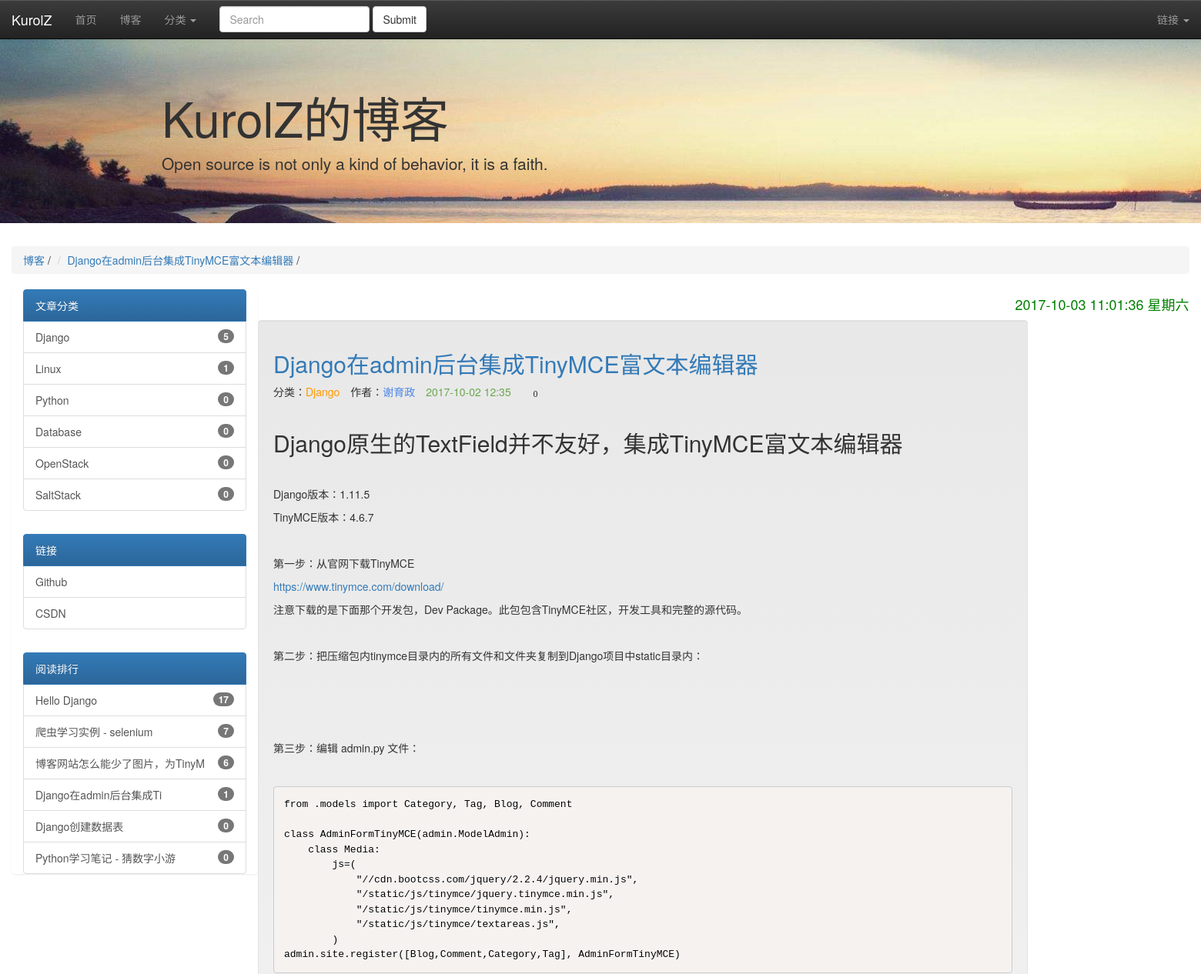
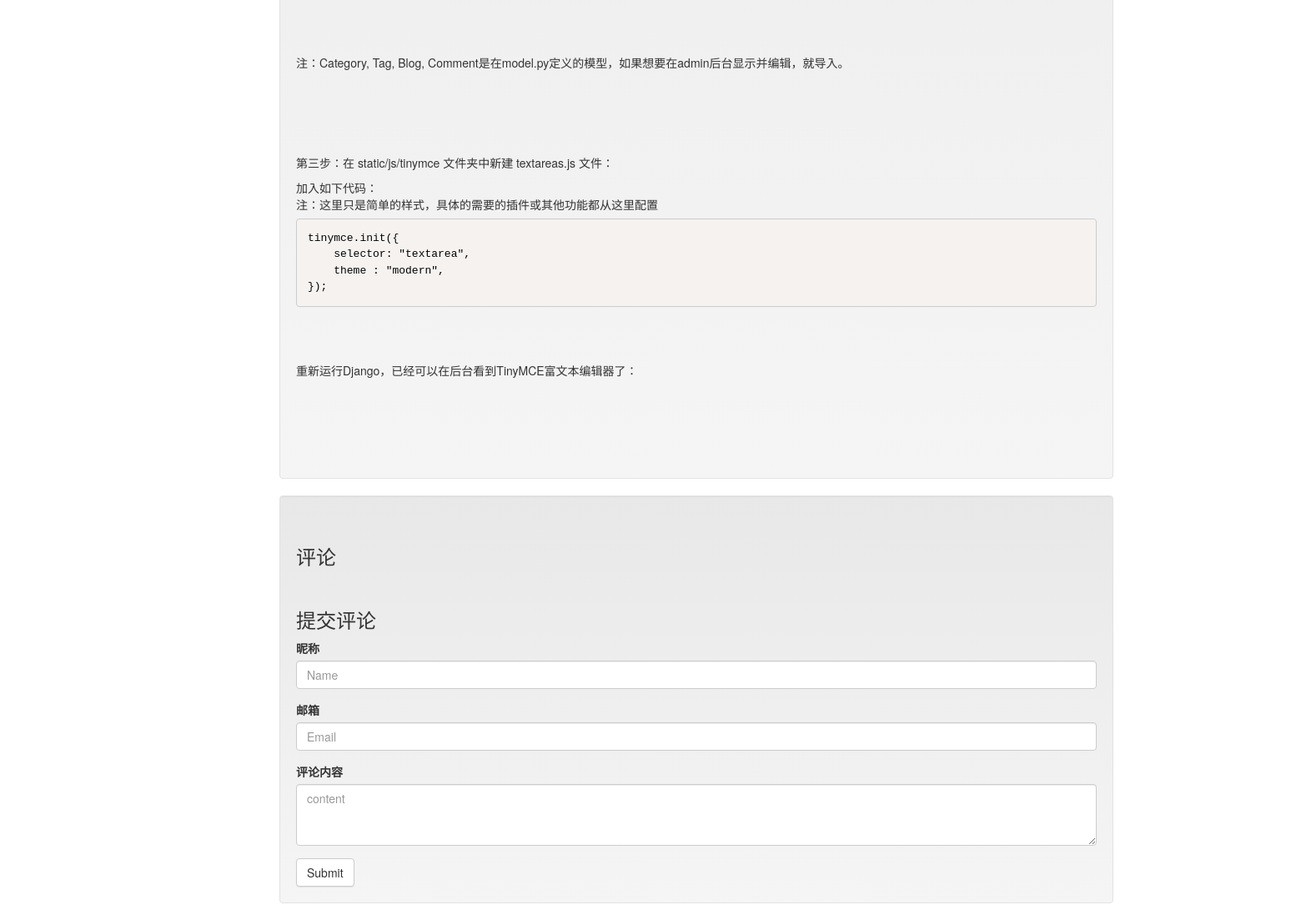
Screenshot of /detail/9/ with the database file from the repository (2 pictures, top to bottom).
### XYZblog/models.py (models this page shows, shortened)
class Blog(models.Model):
    title = models.CharField('标题', max_length=32)
    author = models.CharField('作者', max_length=16)
    description = models.CharField('描述', max_length=200)
    content = models.TextField(blank=True, null=True,verbose_name="正文")
    created = models.DateTimeField('发布时间', auto_now_add=True)
    category = models.ForeignKey(Category, verbose_name='分类')
    tags = models.ManyToManyField(Tag, verbose_name='标签')
    browser = models.IntegerField('浏览量',editable=False,default=0)

class Category(models.Model):
    name = models.CharField('名称', max_length=16)

### XYZblog/views.py (the view)
# urls.py: url(r'^detail/(\d+)/$',views.get_detail,name='blog_get_detail'),
def get_detail(request, blog_id):
    try:
        blog = Blog.objects.get(id=blog_id)
    except Blog.DoesNotExist:
        raise Http404
    if request.method == 'GET':
        addbrowser = Blog.objects.get(id=blog_id)
        addbrowser.browser += 1
        addbrowser.save()
        form = CommentForm()
    else:
        form = CommentForm(request.POST)
        if form.is_valid():
            cleaned_data = form.cleaned_data
            cleaned_data['blog'] = blog
            Comment.objects.create(**cleaned_data)
    blog_comments = {
        'read_rank' : Blog.objects.all().order_by("-browser")[:10], # 获取阅读排行榜
        'class_blognum': Blog.objects.raw(
            'SELECT p.id,p.name,COUNT(s.category_id) as count FROM XYZblog_category AS p LEFT JOIN XYZblog_blog AS s ON s.category_id = p.id GROUP BY p.id;'),
        'blog': blog,
        'comments': blog.comment_set.all().order_by('-created'),
        'form': form
    }
    return render(request, 'blog_detail.html', blog_comments)

### XYZblog/forms.py
class CommentForm(forms.Form):
    name = forms.CharField(label='昵称', max_length=16, error_messages={
        'required': '请填写您的称呼',
        'max_length': '称呼太长'
    },widget=forms.TextInput(attrs={'class': 'form-control','id': 'exampleInputName','placeholder':'Name'}))
    email = forms.EmailField(label='邮箱', error_messages={
        'required': '请填写您的邮箱',
        'invalid': '邮箱格式不正确'
    },widget=forms.TextInput(attrs={'class': 'form-control','id': 'exampleInputEmail1','type':'email','placeholder':'Email'}))
    content = forms.CharField(label='评论内容', error_messages={
        'required': '请填写您的评论内容',
        'max_length': '评论内容太长'
    },widget=forms.Textarea(attrs={'class': 'form-control','id': 'exampleInputContent','placeholder':'content','rows':'3'}))

### XYZblog/templates/blog_detail.html (shortened to what this page needs)
<!DOCTYPE html>
<html lang="en">
<head>
    {% include "header.html" %}
</head>
<body>
<div class="container-fluid">
    <div class="row-fluid">
        <div class="header">
            <ul class="breadcrumb">
                <li><a href="{% url 'blog_get_blogs' %}">博客</a> <span class="divider">/</span></li>
                <li><a href="{% url 'blog_get_detail' blog.id %}">{{ blog.title }}</a> <span class="divider">/</span></li>
            </ul>
        </div>
    <div class="datetime" style="width: 16.77%; float: right">
{% include  "datetime.html" %}
</div>
 {% include "left.html" %}
    <div class="blogandcomment" style="width: 65.33%; float: left">
        <div class="well"  style="background-color: #e3e7ee">
            <div class="blog">
                <div class="title">
                    <a href="#"><h2>{{ blog.title }}</h2></a>
                </div>
                <div class="info">
                    分类：<span class="category" style="color: #ff9900;">{{ blog.category.name }}</span>
                    作者：<span class="author" style="color: #4a86e8">{{ blog.author }}</span>
                    <span class="created" style="color: #6aa84f">{{ blog.created|date:"Y-m-d H:i" }}</span>
                    <span class="glyphicon glyphicon-eye-open" aria-hidden="true"><a class="browser_num">{{ blog.browser }}</a></span>
                </div>
                {% autoescape off %}
                <div class="summary">
                    {{ blog.content }}
                </div>
                {% endautoescape %}
            </div>
        </div>
        <div class="well">
            <div class="comment">
                <div class="comments-display" style="padding-top: 20px;">
                    <h3>评论</h3>
                </div>
                <div class="comment-post" style="padding-top: 20px;">
                    <h3>提交评论</h3>
                        <form action="{% url 'blog_get_detail' blog.id %}" method="post">
                            {% for field in form %}
                                <div class="form-group">
                                    <label for="exampleInputEmail1">{{ field.label }}</label>{{ field }}
                                </div>
                            {% endfor %}
                            <button type="submit" class="btn btn-default">Submit</button>
                        </form>
                    </div>
                </div>
            </div>
        </div>
    </div>
</div>
</body>
</html>

### XYZblog/templates/left.html
<div class="span2" style="float: left; width: 320px">
    <div class="list-group">
        <ul class="col-sm-12" style="float:inherit;">
            <a href="#" class="list-group-item active">文章分类</a>
            {% for categorys in class_blognum %}
                <a href="{% url 'class_get_blogs' categorys.id %}" class="list-group-item">{{ categorys.name }}
                    <span class="badge">{{ categorys.count }}</span>
                </a>
            {% endfor %}
        </ul>
        <br>
        <ul class="col-sm-12" style="float:inherit;">
            <a href="#" class="list-group-item active">链接</a>
            <a href="https://github.com/kurolz" target="_blank" class="list-group-item">Github</a>
            <a href="http://blog.csdn.net/hjxzt1" target="_blank" class="list-group-item">CSDN</a>
        </ul>
        <br>
        <ul class="col-sm-12" style="float:inherit;">
            <a href="#" class="list-group-item active">阅读排行</a>
            {% for read_rank in read_rank %}
            <a href="{% url 'blog_get_detail' read_rank.id %}" target="_blank" class="list-group-item">{{ read_rank.title|truncatechars:18}}
                <span class="badge">{{ read_rank.browser }}</span>
            </a>
            {% endfor %}
        </ul>
    </div>
</div>

### XYZblog/templates/header.html (style rules this page uses)
body { padding-top: 50px; }
.blog .info span { padding-right: 10px; }
.blog .summary { padding-top: 20px; }
.browser_num { margin-left: 4px; color: #282828; font-size:12px }

### rows the page displays
Blog: title "Django在admin后台集成TinyMCE富文本编辑器", title "Django在admin后台集成Ti", browser "1", category.name "Django", author "谢育政", created "2017-10-02 12:35", browser "0", content "Django原生的TextField并不友好，集成TinyMCE富文本编辑器 Django版本：1.11.5 TinyMCE版本：4.6.7 第一步：从官网下载TinyMCE https://www.tinymce.com/download/ 注意下载的是下面那个开发包，Dev Package。此包包含TinyMCE社区，开发工具和完整的源代码。 第二步：把压缩包内tinymce目录内的所有文件和文件夹复制到Django项目中static目录内： 第三步：编辑 admin.py 文件： from .models import Category, Tag, Blog, Comment class AdminFormTinyMCE(admin.ModelAdmin): class Media: js=( \"//cdn.bootcss.com/jquery/2.2.4/jquery.min.js\", \"/static/js/tinymce/jquery.tinymce.min.js\", \"/static/js/tinymce/tinymce.min.js\", \"/static/js/tinymce/textareas.js\", ) admin.site.register([Blog,Comment,Category,Tag], AdminFormTinyMCE) 注：Category, Tag, Blog, Comment是在model.py定义的模型，如果想要在admin后台显示并编辑，就导入。 第三步：在 static/js/tinymce 文件夹中新建…"
Blog: name "Database", count "0", title "Hello Django", browser "17"
Blog: name "SaltStack", count "0", title "博客网站怎么能少了图片，为TinyM", browser "6"
Blog: title "爬虫学习实例 - selenium", browser "7"
Blog: title "Django创建数据表", browser "0"
Blog: title "Python学习笔记 - 猜数字小游", browser "0"

### other values shown
{{ field.label }} "昵称" "邮箱" "评论内容"
